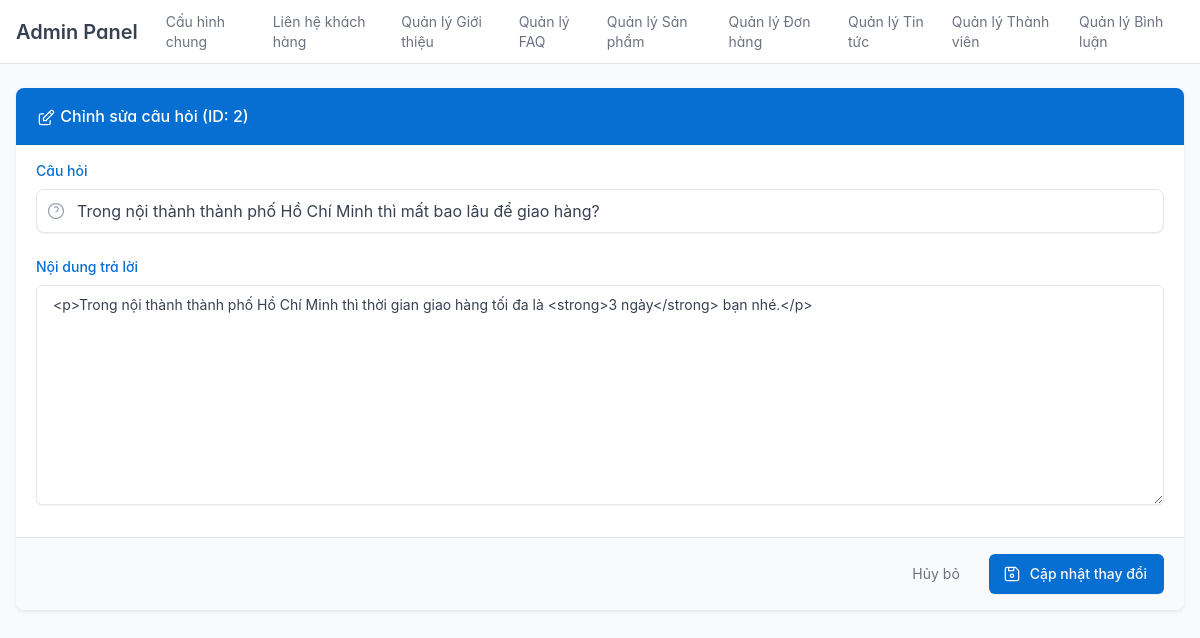
The app's page /public/index.php?url=admin/faq/edit/2 (signed in), older data.
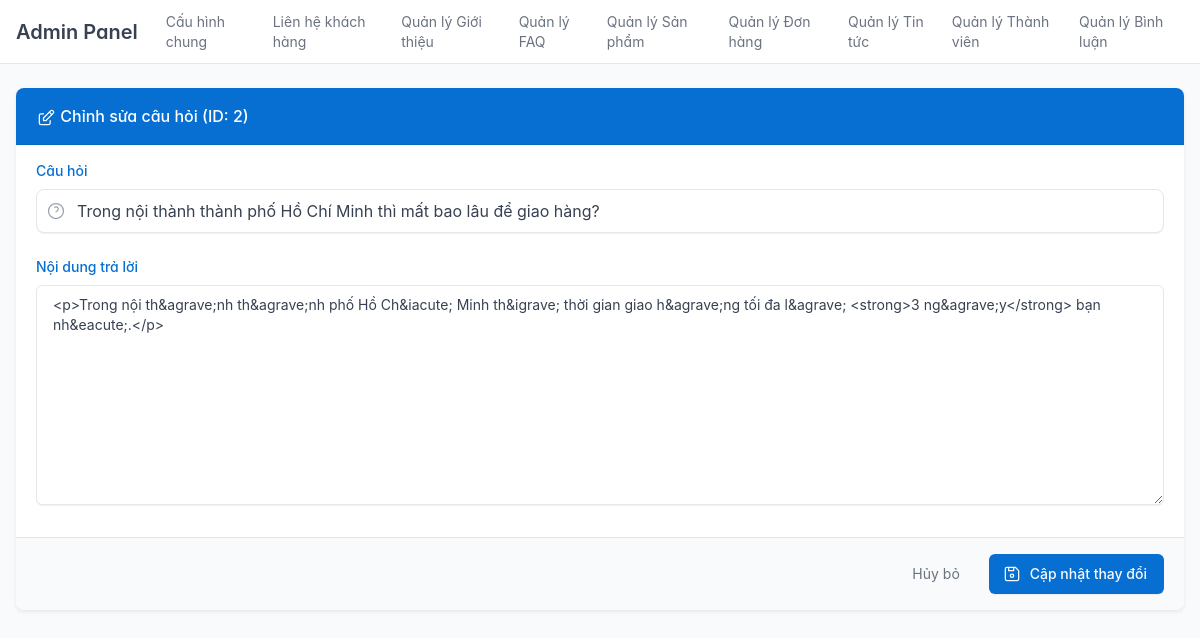
The same page, newer data.
### tables this page shows
CREATE TABLE `faqs` (
  `id` int(11) NOT NULL,
  `question` text NOT NULL,
  `answer` text NOT NULL,
  `created_at` timestamp NOT NULL DEFAULT current_timestamp(),
  `updated_at` timestamp NOT NULL DEFAULT current_timestamp() ON UPDATE current_timestamp()
);

### app/controllers/admin/AdminFaqController.php (called while the page is built, shortened)
<?php
require_once APPROOT . "/models/Faq.php";
class AdminFaqController {
    private $faq;
    public function __construct() {
        $this->faq = new Faq();
    }
    public function edit($id) {
        $id = (int)$id;
        $faq = $this->faq->find($id);
        require_once APPROOT . "/views/admin/faq/edit.php";
        require_once APPROOT . "/views/admin/layouts/admin_layout.php";
    }
}

### app/libraries/Database.php (called while the page is built, shortened)
<?php
class Database
{
    private $host = DB_HOST;
    private $user = DB_USER;
    private $pass = DB_PASS;
    private $dbname = DB_NAME;
    private $dbh;
    private $stmt;
    public function __construct()
    {
        $dsn = 'mysql:host=' . $this->host . ';dbname=' . $this->dbname . ';charset=utf8';
        $options = [
            PDO::ATTR_PERSISTENT => true,
            PDO::ATTR_ERRMODE => PDO::ERRMODE_EXCEPTION,
            PDO::ATTR_DEFAULT_FETCH_MODE => PDO::FETCH_OBJ,
            PDO::ATTR_EMULATE_PREPARES => false,
        ];
        try
        {
            $this->dbh = new PDO($dsn, $this->user, $this->pass, $options);
        }
        catch (PDOException $e)
        {
            $this->error = $e->getMessage();
            echo $this->error;
        }
    }
    public function query($sql)
    {
        $this->stmt = $this->dbh->prepare($sql);
    }
    public function bind($param, $value, $type = null)
    {
        if (is_null($type))
        {
            switch(true)
            {
                case is_int($value):  $type = PDO::PARAM_INT; break;
            }
        }
        $this->stmt->bindValue($param, $value, $type);
    }
    public function execute()
    {
        return $this->stmt->execute();
    }
    public function single()
    {
        $this->execute();
        return $this->stmt->fetch();
    }
}

### app/models/Faq.php (called while the page is built, shortened)
<?php
class Faq
{
    private $db;
    public function __construct()
    {
        $this->db = new Database;
    }
    public function find($id)
    {
        $this->db->query("SELECT * FROM faqs WHERE id = :id");
        $this->db->bind(':id', $id);
        return $this->db->single();
    }
}

### app/views/admin/faq/edit.php (the view, shortened to what this page needs)
<div class="card shadow-sm border-0">
    <div class="card-header bg-primary text-white">
        <h3 class="card-title text-white mb-0">
            Chỉnh sửa câu hỏi (ID: <?= $faq->id ?>)
        </h3>
    </div>
    <form method="POST" action="<?= URLROOT ?>/public/index.php?url=admin/faq/edit/<?= $faq->id ?>">
        <div class="card-body">
            <div class="mb-4">
                <label class="form-label font-bold text-primary">Câu hỏi</label>
                <div class="input-icon">
                    <span class="input-icon-addon">
                    </span>
                    <input type="text" name="question" class="form-control form-control-lg"
                           value="<?= htmlspecialchars($faq->question) ?>" required>
                </div>
            </div>
            <div class="mb-3">
                <label class="form-label font-bold text-primary">Nội dung trả lời</label>
                <textarea id="editor" name="answer" class="form-control" rows="10"><?= $faq->answer ?></textarea>
            </div>
        </div>
        <div class="card-footer text-end bg-light">
            <a href="<?= URLROOT ?>/public/index.php?url=admin/faq/list" class="btn btn-link link-secondary me-2">Hủy bỏ</a>
            <button type="submit" class="btn btn-primary d-inline-flex align-items-center">
                Cập nhật thay đổi
            </button>
        </div>
    </form>
</div>

Row changes from the older to the newer data that the page shows:
changed faqs "Trong nội thành thành phố Hồ Chí Minh thì mất bao lâu để giao hàng?": answer "<p>Trong nội thành thành phố Hồ Chí Minh thì thời gian giao hàng tối đa là <strong>3 ngày</strong> bạn nhé.</p>" → "<p>Trong nội th&agrave;nh th&agrave;nh phố Hồ Ch&iacute; Minh th&igrave; thời gian giao h&agrave;ng tối đa l&agrave; <strong>3 ng&agrave;y</strong> bạn nh&eacute;.</p>"
